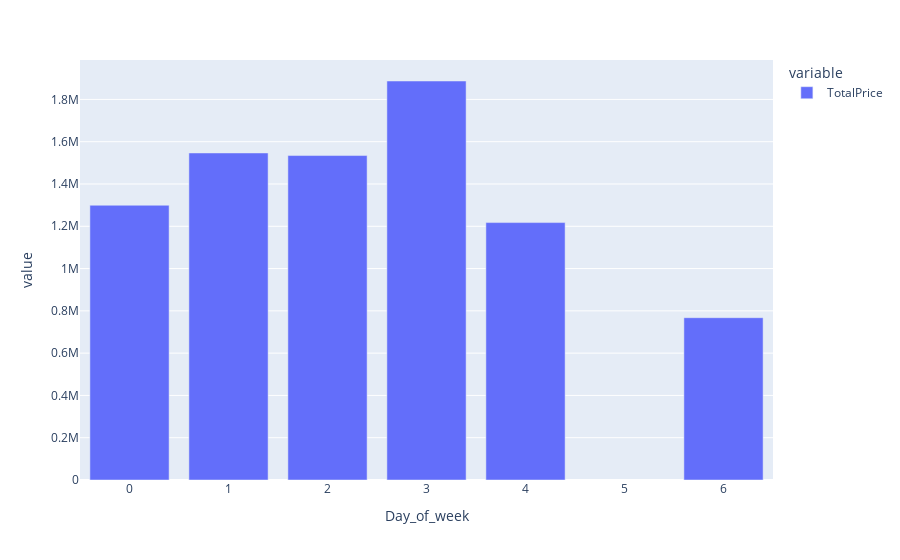

Notebook cell for this chart:
### Markdown cell above
### Задание 4.6
Визуализируем количество заказов для каждого дня недели.

### Code cell
day_df = data[['Day_of_week', 'TotalPrice']]
day_df = day_df.groupby('Day_of_week').sum()
day_df = day_df.sort_values('TotalPrice', ascending=False)
display(day_df)
fig = px.bar(day_df)
fig.show()

### Figure 1 — Plotly figure (JSON) as saved in the notebook; plotly's stock layout.template omitted (floating-point values rounded to 4 significant figures)
{"data": [{"alignmentgroup": "True", "hovertemplate": "variable=TotalPrice<br>Day_of_week=%{x}<br>value=%{y}<extra></extra>", "legendgroup": "TotalPrice", "marker": {"color": "#636efa", "pattern": {"shape": ""}}, "name": "TotalPrice", "offsetgroup": "TotalPrice", "orientation": "v", "showlegend": true, "textposition": "auto", "type": "bar", "x": [3, 1, 2, 0, 4, 6], "xaxis": "x", "y": [1887000.0, 1547000.0, 1535000.0, 1300000.0, 1218000.0, 767600.0], "yaxis": "y"}], "layout": {"barmode": "relative", "legend": {"title": {"text": "variable"}, "tracegroupgap": 0}, "margin": {"t": 60}, "xaxis": {"anchor": "y", "domain": [0, 1], "title": {"text": "Day_of_week"}}, "yaxis": {"anchor": "x", "domain": [0, 1], "title": {"text": "value"}}}}
